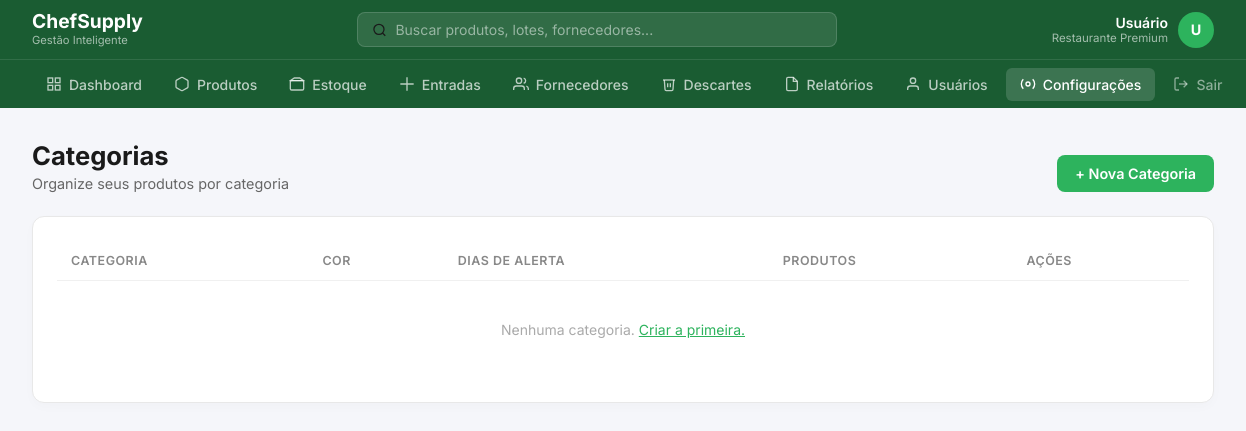
The page /categorias/index.php (signed in) on the database as committed earlier.
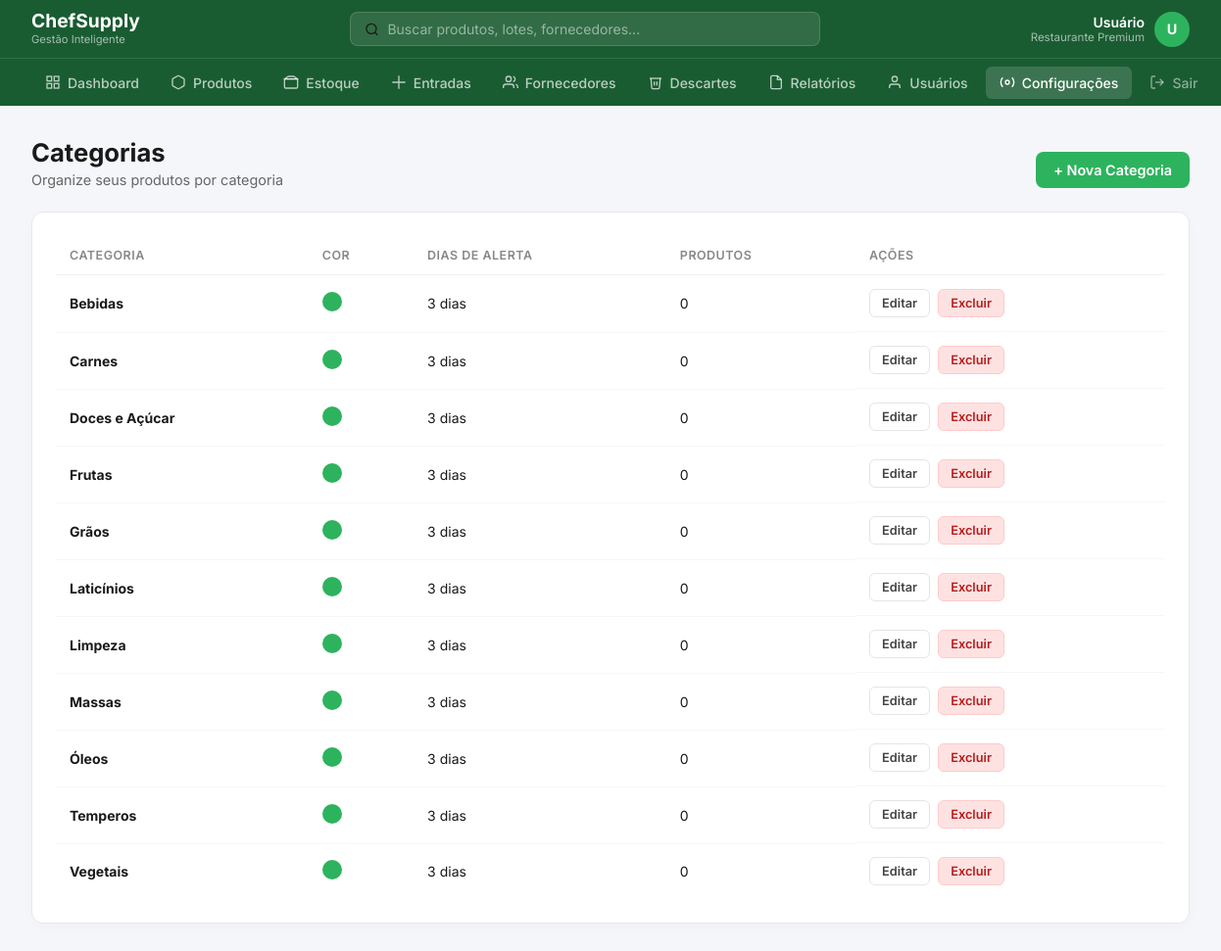
The same page on the database as committed later.
### tables this page shows
CREATE TABLE categorias (
    id INT AUTO_INCREMENT PRIMARY KEY,
    nome VARCHAR(100) NOT NULL,
    cor VARCHAR(20) DEFAULT '#2db35d',
    dias_alerta_vencimento INT DEFAULT 3,
    criado_em TIMESTAMP DEFAULT CURRENT_TIMESTAMP
);

### categorias/index.php (the view, shortened to what this page needs)
<?php
include '../conexao.php';
$categorias = $conexao->query("SELECT c.*, COUNT(p.id) as total_produtos
    FROM categorias c LEFT JOIN produtos p ON p.categoria_id = c.id
    GROUP BY c.id ORDER BY c.nome")->fetchAll();
$pagina_atual = 'configuracoes'; $titulo_pagina = 'Categorias';
include '../_header.php';
?>
<div class="content">
    <div class="page-header">
        <div class="page-header-left"><h2>Categorias</h2><p>Organize seus produtos por categoria</p></div>
        <a href="nova.php" class="btn btn-primary">+ Nova Categoria</a>
    </div>
    <div class="table-card">
        <table>
            <thead><tr><th>Categoria</th><th>Cor</th><th>Dias de Alerta</th><th>Produtos</th><th>Ações</th></tr></thead>
            <tbody>
            <?php if(empty($categorias)): ?>
                <tr><td colspan="5" style="text-align:center;padding:40px;color:#aaa">Nenhuma categoria. <a href="nova.php" style="color:#2db35d">Criar a primeira.</a></td></tr>
            <?php else: foreach($categorias as $c): ?>
                <tr>
                    <td><strong><?= htmlspecialchars($c['nome']) ?></strong></td>
                    <td><span style="display:inline-block;width:20px;height:20px;border-radius:50%;background:<?= htmlspecialchars($c['cor']) ?>"></span></td>
                    <td><?= $c['dias_alerta_vencimento'] ?> dias</td>
                    <td><?= $c['total_produtos'] ?></td>
                    <td style="display:flex;gap:8px">
                        <a href="editar.php?id=<?= $c['id'] ?>" class="btn btn-sm btn-secondary">Editar</a>
                        <?php if($c['total_produtos'] == 0): ?>
                        <a href="excluir.php?id=<?= $c['id'] ?>" class="btn btn-sm btn-danger" onclick="return confirm('Excluir esta categoria?')">Excluir</a>
                        <?php endif; ?>
                    </td>
                </tr>
            <?php endforeach; endif; ?>
            </tbody>
        </table>
    </div>
</div>
<?php include '../_footer.php'; ?>

### _header.php (shortened to what this page needs)
<!DOCTYPE html>
<html lang="pt-BR">
<head>
</head>
<body>
<header class="header">
    <div class="header-top">
        <a href="../dashboard/index.php" class="logo">
            <h1>ChefSupply</h1>
            <span>Gestão Inteligente</span>
        </a>
        <div class="header-center">
            <div class="search-box">
                <svg width="16" height="16" viewBox="0 0 24 24" fill="none" stroke="currentColor" stroke-width="2"><circle cx="11" cy="11" r="8"/><path d="m21 21-4.35-4.35"/></svg>
                <input type="text" placeholder="Buscar produtos, lotes, fornecedores...">
            </div>
        </div>
        <div class="header-right">
            <div class="user-info">
                <div>
                    <div class="user-name"><?= htmlspecialchars($_SESSION['usuario_nome'] ?? 'Usuário') ?></div>
                    <div class="user-sub">Restaurante Premium</div>
                </div>
                <div class="user-avatar"><?= strtoupper(substr($_SESSION['usuario_nome'] ?? 'U', 0, 1)) ?></div>
            </div>
        </div>
    </div>
    <nav class="nav">
        <a href="../dashboard/index.php" class="nav-item <?= ($pagina_atual === 'dashboard') ? 'active' : '' ?>">
            <svg viewBox="0 0 24 24" fill="none" stroke="currentColor" stroke-width="2"><rect x="3" y="3" width="7" height="7"/><rect x="14" y="3" width="7" height="7"/><rect x="14" y="14" width="7" height="7"/><rect x="3" y="14" width="7" height="7"/></svg>Dashboard
        </a>
        <a href="../produtos/index.php" class="nav-item <?= ($pagina_atual === 'produtos') ? 'active' : '' ?>">
            <svg viewBox="0 0 24 24" fill="none" stroke="currentColor" stroke-width="2"><path d="M21 16V8a2 2 0 0 0-1-1.73l-7-4a2 2 0 0 0-2 0l-7 4A2 2 0 0 0 3 8v8a2 2 0 0 0 1 1.73l7 4a2 2 0 0 0 2 0l7-4A2 2 0 0 0 21 16z"/></svg>Produtos
        </a>
        <a href="../estoque/index.php" class="nav-item <?= ($pagina_atual === 'estoque') ? 'active' : '' ?>">
            <svg viewBox="0 0 24 24" fill="none" stroke="currentColor" stroke-width="2"><rect x="2" y="7" width="20" height="14" rx="2"/><path d="M16 3H8L2 7h20z"/></svg>Estoque
        </a>
        <a href="../entradas/index.php" class="nav-item <?= ($pagina_atual === 'entradas') ? 'active' : '' ?>">
            <svg viewBox="0 0 24 24" fill="none" stroke="currentColor" stroke-width="2"><path d="M12 2v20M2 12h20"/></svg>Entradas
        </a>
        <a href="../fornecedores/index.php" class="nav-item <?= ($pagina_atual === 'fornecedores') ? 'active' : '' ?>">
            <svg viewBox="0 0 24 24" fill="none" stroke="currentColor" stroke-width="2"><path d="M17 21v-2a4 4 0 0 0-4-4H5a4 4 0 0 0-4 4v2"/><circle cx="9" cy="7" r="4"/><path d="M23 21v-2a4 4 0 0 0-3-3.87"/><path d="M16 3.13a4 4 0 0 1 0 7.75"/></svg>Fornecedores
        </a>
        <a href="../descartes/index.php" class="nav-item <?= ($pagina_atual === 'descartes') ? 'active' : '' ?>">
            <svg viewBox="0 0 24 24" fill="none" stroke="currentColor" stroke-width="2"><polyline points="3 6 5 6 21 6"/><path d="M19 6l-1 14a2 2 0 0 1-2 2H8a2 2 0 0 1-2-2L5 6"/><path d="M10 11v6M14 11v6"/></svg>Descartes
        </a>
        <a href="../relatorios/index.php" class="nav-item <?= ($pagina_atual === 'relatorios') ? 'active' : '' ?>">
            <svg viewBox="0 0 24 24" fill="none" stroke="currentColor" stroke-width="2"><path d="M14 2H6a2 2 0 0 0-2 2v16a2 2 0 0 0 2 2h12a2 2 0 0 0 2-2V8z"/><polyline points="14 2 14 8 20 8"/></svg>Relatórios
        </a>
        <a href="../usuarios/index.php" class="nav-item <?= ($pagina_atual === 'usuarios') ? 'active' : '' ?>">
            <svg viewBox="0 0 24 24" fill="none" stroke="currentColor" stroke-width="2"><path d="M20 21v-2a4 4 0 0 0-4-4H8a4 4 0 0 0-4 4v2"/><circle cx="12" cy="7" r="4"/></svg>Usuários
        </a>
        <a href="../configuracoes/index.php" class="nav-item <?= ($pagina_atual === 'configuracoes') ? 'active' : '' ?>">
            <svg viewBox="0 0 24 24" fill="none" stroke="currentColor" stroke-width="2"><circle cx="12" cy="12" r="3"/><path d="M19.07 4.93a10 10 0 0 1 0 14.14M4.93 4.93a10 10 0 0 0 0 14.14"/></svg>Configurações
        </a>
        <a href="../logout.php" class="nav-item nav-sair">
            <svg viewBox="0 0 24 24" fill="none" stroke="currentColor" stroke-width="2"><path d="M9 21H5a2 2 0 0 1-2-2V5a2 2 0 0 1 2-2h4"/><polyline points="16 17 21 12 16 7"/><line x1="21" y1="12" x2="9" y2="12"/></svg>Sair
        </a>
    </nav>
</header>

### _footer.php
</body>
</html>

### _header.php (style rules this page uses)
* { margin: 0; padding: 0; box-sizing: border-box; }
body { background: #f5f6fa; font-family: 'Inter', sans-serif; color: #1a1a1a; }
.header { background: #1a5c32; position: sticky; top: 0; z-index: 100; }
.header-top { display: flex; align-items: center; justify-content: space-between; padding: 0 32px; height: 60px; border-bottom: 1px solid rgba(255,255,255,0.1); }
.logo { display: flex; flex-direction: column; text-decoration: none; }
.logo h1 { font-size: 1.2rem; font-weight: 700; color: #fff; line-height: 1; }
.logo span { font-size: 0.7rem; color: rgba(255,255,255,0.6); margin-top: 2px; }
.header-center { flex: 1; max-width: 480px; margin: 0 32px; }
.search-box { display: flex; align-items: center; background: rgba(255,255,255,0.1); border: 1px solid rgba(255,255,255,0.15); border-radius: 8px; padding: 8px 14px; gap: 8px; }
.search-box input { background: transparent; border: none; outline: none; color: #fff; font-family: 'Inter', sans-serif; font-size: 0.875rem; width: 100%; }
.search-box input::placeholder { color: rgba(255,255,255,0.5); }
.header-right { display: flex; align-items: center; gap: 16px; }
.user-info { display: flex; align-items: center; gap: 10px; }
.user-info div { text-align: right; }
.user-name { font-size: 0.875rem; font-weight: 600; color: #fff; }
.user-sub { font-size: 0.72rem; color: rgba(255,255,255,0.6); }
.user-avatar { width: 36px; height: 36px; background: #2db35d; border-radius: 50%; display: flex; align-items: center; justify-content: center; font-size: 0.9rem; font-weight: 700; color: #fff; text-transform: uppercase; }
.nav { display: flex; align-items: center; padding: 0 32px; gap: 4px; height: 48px; }
.nav-item { display: flex; align-items: center; gap: 7px; padding: 8px 14px; border-radius: 6px; text-decoration: none; color: rgba(255,255,255,0.7); font-size: 0.875rem; font-weight: 500; transition: all 0.2s; white-space: nowrap; }
.nav-item.active { background: rgba(255,255,255,0.15); color: #fff; }
.nav-item svg { width: 16px; height: 16px; flex-shrink: 0; }
.nav-sair { margin-left: auto; color: rgba(255,255,255,0.5); }
.content { padding: 32px; }
.page-header { margin-bottom: 24px; display: flex; justify-content: space-between; align-items: flex-end; }
.page-header-left h2 { font-size: 1.6rem; font-weight: 700; }
.page-header-left p { color: #666; font-size: 0.9rem; margin-top: 4px; }
.btn { display: inline-flex; align-items: center; justify-content: center; padding: 10px 18px; border-radius: 8px; font-size: 0.9rem; font-weight: 600; cursor: pointer; transition: all 0.2s; text-decoration: none; font-family: 'Inter', sans-serif; gap: 6px; border: none; }
.btn-primary { background: #2db35d; color: #fff; }
.btn-secondary { background: #fff; color: #444; border: 1.5px solid #e5e5e5; }
.btn-danger { background: #fee2e2; color: #b91c1c; border: 1.5px solid #fecaca; }
.btn-sm { padding: 6px 12px; font-size: 0.8rem; border-radius: 6px; }
.table-card { background: #fff; border: 1px solid #e8e8e8; border-radius: 12px; padding: 24px; overflow-x: auto; box-shadow: 0 4px 12px rgba(0, 0, 0, 0.02); }
table { width: 100%; border-collapse: collapse; min-width: 600px; }
th { text-align: left; padding: 12px 14px; font-size: 0.78rem; font-weight: 600; color: #888; border-bottom: 1px solid #f0f0f0; text-transform: uppercase; letter-spacing: 0.5px; }
td { padding: 14px; font-size: 0.875rem; border-bottom: 1px solid #f7f7f7; vertical-align: middle; }
tr:last-child td { border-bottom: none; }

Rows that differ between the two databases and show on the page:
added categorias: nome "Bebidas", dias_alerta_vencimento "3", total_produtos "0"
added categorias: nome "Carnes", dias_alerta_vencimento "3", total_produtos "0"
added categorias: nome "Doces e Açúcar", dias_alerta_vencimento "3", total_produtos "0"
added categorias: nome "Frutas", dias_alerta_vencimento "3", total_produtos "0"
added categorias: nome "Grãos", dias_alerta_vencimento "3", total_produtos "0"
added categorias: nome "Laticínios", dias_alerta_vencimento "3", total_produtos "0"
added categorias: nome "Limpeza", dias_alerta_vencimento "3", total_produtos "0"
added categorias: nome "Massas", dias_alerta_vencimento "3", total_produtos "0"
added categorias: nome "Óleos", dias_alerta_vencimento "3", total_produtos "0"
added categorias: nome "Temperos", dias_alerta_vencimento "3", total_produtos "0"
added categorias: nome "Vegetais", dias_alerta_vencimento "3", total_produtos "0"
Other text that changed with them:
text no longer shown: "Nenhuma categoria. Criar a primeira."
